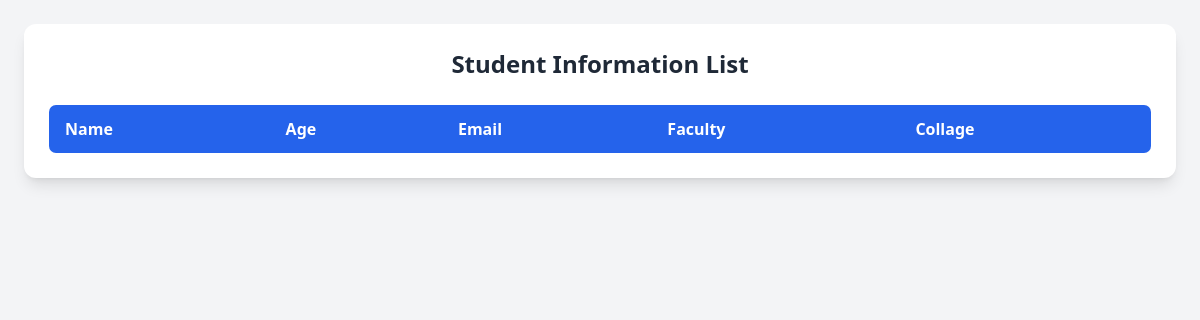
Page /student_list/ on the earlier database version.
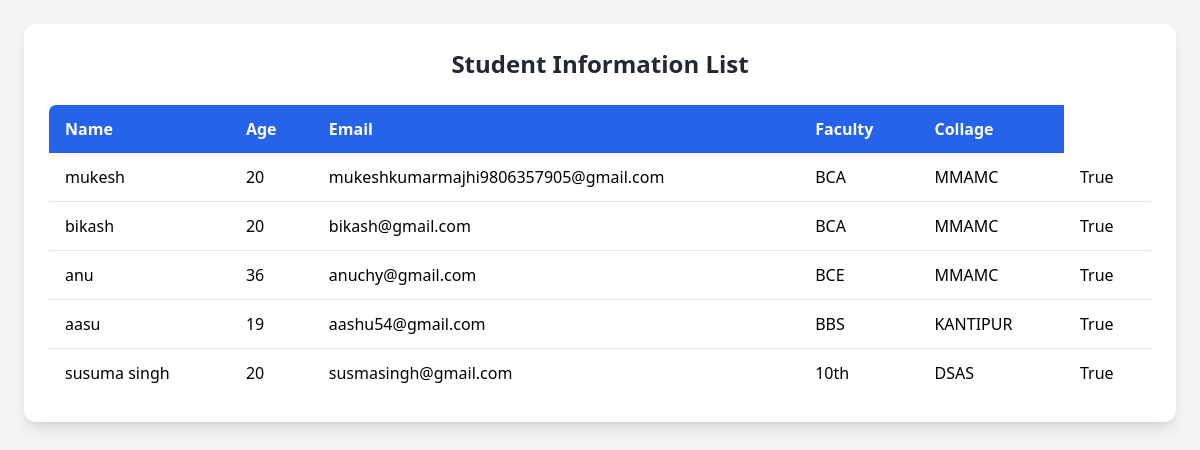
Same page on the later database version.
### shop/models.py (models this page shows)
class Student(models.Model):
    name = models.CharField(max_length=255,null=True, blank=True)
    age = models.IntegerField()
    email = models.EmailField(null=True, blank=True)
    faculty = models.CharField(max_length=255,null=False, blank=False, default='BCA')
    collage = models.CharField(max_length=255,null=False, blank=False, default='MMAMC')
    verified = models.BooleanField(default=False)
    def __str__(self):
        return self.name

### myproject/views.py (the view)
# urls.py: path('student_list/', student_list, name='student_list'),
def student_list(request):
    Students = Student.objects.filter(verified=True)
    list(Students)
    print(Students)
    context ={'students': Students}
    return render(request, "student_list.html", context)

### templates/student_list.html (shortened to what this page needs)
<!DOCTYPE html>
<html lang="en">
<head>
  <script src="https://cdn.tailwindcss.com"></script>
</head>
<body class="bg-gray-100 min-h-screen p-6">
  <div class="max-w-6xl mx-auto bg-white rounded-xl shadow-lg p-6">
    <h1 class="text-2xl font-bold text-gray-800 mb-6 text-center">
      Student Information List
    </h1>
    <div class="overflow-x-auto">
      <table class="w-full border border-gray-200 rounded-lg overflow-hidden">
        <thead class="bg-blue-600 text-white">
          <tr>
            <th class="px-4 py-3 text-left">Name</th>
            <th class="px-4 py-3 text-left">Age</th>
            <th class="px-4 py-3 text-left">Email</th>
            <th class="px-4 py-3 text-left">Faculty</th>
            <th class="px-4 py-3 text-left">Collage</th>
          </tr>
        </thead>
        <tbody class="divide-y divide-gray-200">
          {% for student in students %}
          <tr class="hover:bg-gray-50">
            <td class="px-4 py-3">{{ student.name }}</td>
            <td class="px-4 py-3">{{ student.age }}</td>
            <td class="px-4 py-3">{{ student.email }}</td>
            <td class="px-4 py-3">{{ student.faculty }}</td>
            <td class="px-4 py-3">{{ student.collage }}</td>
            <td class="px-4 py-3">{{ student.verified }}</td>
          </tr>
          {% endfor %}
        </tbody>
      </table>
    </div>
  </div>
</body>
</html>

Differences in the rows shown:
now on this page (row edited): Student: name "mukesh", age "20", email "mukeshkumarmajhi9806357905@gmail.com", faculty "BCA", collage "MMAMC", verified "True"
now on this page (row edited): Student: name "bikash", age "20", email "bikash@gmail.com", faculty "BCA", collage "MMAMC", verified "True"
added Student: name "anu", age "36", email "anuchy@gmail.com", faculty "BCE", collage "MMAMC", verified "True"
added Student: name "aasu", age "19", email "aashu54@gmail.com", faculty "BBS", collage "KANTIPUR", verified "True"
added Student: name "susuma singh", age "20", email "susmasingh@gmail.com", faculty "10th", collage "DSAS", verified "True"
